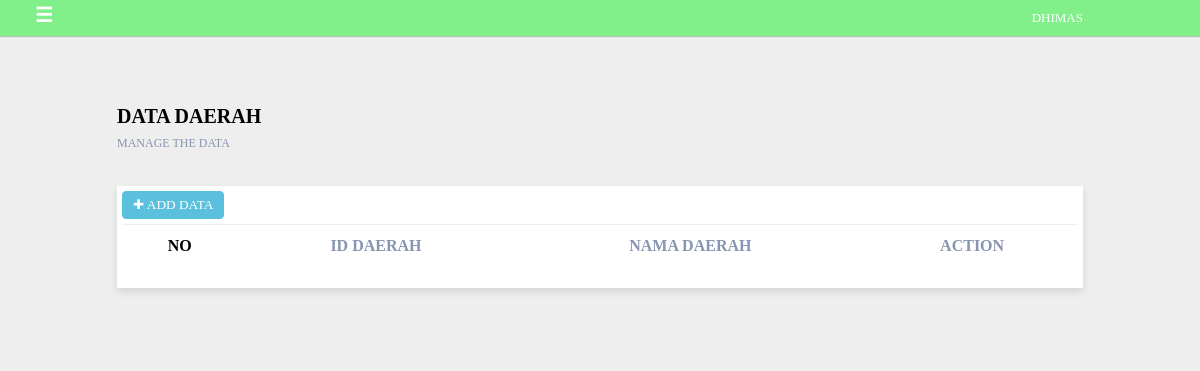
/discover_jatim/admin/index.php?p=index_daerah (signed in), run on an earlier commit of the app's database.
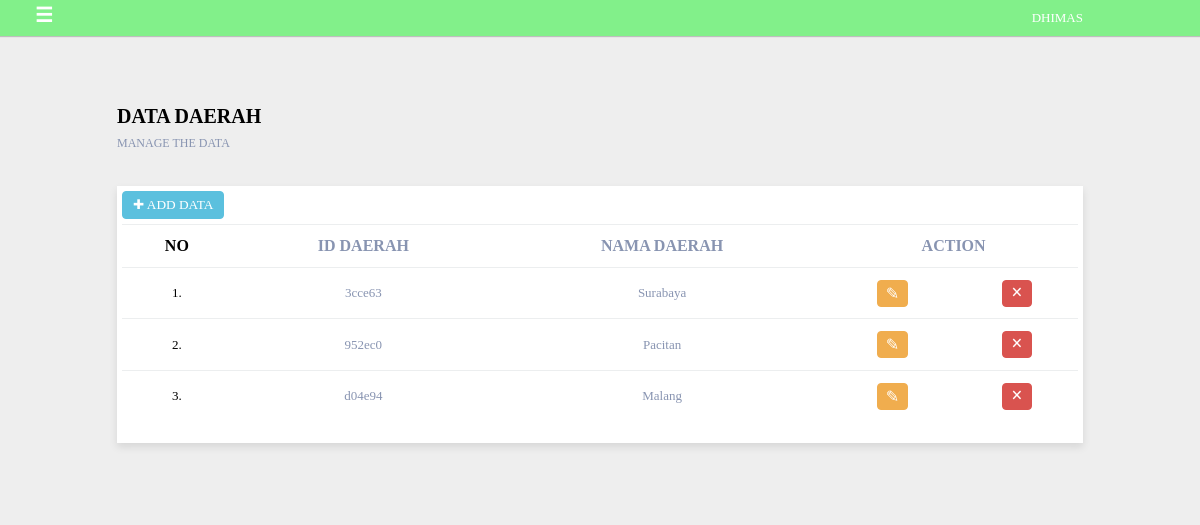
And on a later commit of the database.
### tables this page shows
CREATE TABLE `daerah` (
  `id_daerah` char(6) NOT NULL,
  `nama_daerah` varchar(15) NOT NULL
);

### discover_jatim/admin/modules_backend/index_daerah.php (the view, shortened to what this page needs)
<?php
	if(@$_SESSION['administrator'] ==""){
		echo"
			<script>
				window.location.href='index.php';
			</script>
		";
		}else{
?>
	<div class="container" id="content_sidebar">
		<div class="row">
			<div class="col-12">
				<div class="trash_content">
				</div>
			</div>
		</div>
		<div class="row">
			<div class="col-6">
				<div class="title-content">
					<strong>DATA DAERAH</strong>
					<small class="small-title-content">MANAGE THE DATA</small>
				</div>
			</div>
		</div>
		<div class="row">
			<div class="col-12">
				<div class="wishlist">
					<table class="table table-hover">
						<thead>
							<tr>
								<th style="color:#000;">NO</th>
								<th>ID DAERAH</th>
								<th>NAMA DAERAH</th>
								<th colspan="3">ACTION</th>
						</thead>
						<tbody>
							<a href="index.php?p=form_daerah">
							<button type="button" class="tambah_data">
								&#10010; ADD DATA
							</button>
							</a>
							<?php
								$no = 1;
								$sql = $db->prepare("SELECT * FROM daerah");
								$sql->execute();
								while($hasil = $sql->fetch(PDO::FETCH_ASSOC)){
							?>
								<tr>
									<td style="color:#000;"><?php echo $no; ?>.</td>
									<td><?php echo $hasil['id_daerah']; ?></td>
									<td><?php echo $hasil['nama_daerah']; ?></td>
									<td><input type="button" value="&#9998;" class="edit_button" onclick="javascript:window.location.href='index.php?p=form_daerah&id=<?php echo addslashes(base64_encode(@$hasil['id_daerah'])); ?>'; " />
									</td>
									<td><input type="button" class="delete_button" value="&times;"onclick="javascript:if(confirm('Are You Sure Want To Delete ?') == true) {window.location.href='modules_backend/proses_daerah.php?id=<?php echo base64_encode(@$hasil['id_daerah']); ?>&proc=delete'} "/>
									</td>
								<tr>
							<?php
								$no = $no +1;
								}
							?>
						</tbody>
					</table>
				</div>
			</div>
		</div>
	</div>
		<?php } ?>

What changed in the data, as far as the page shows it:
added daerah: id_daerah "3cce63", nama_daerah "Surabaya"
added daerah: id_daerah "952ec0", nama_daerah "Pacitan"
added daerah: id_daerah "d04e94", nama_daerah "Malang"
